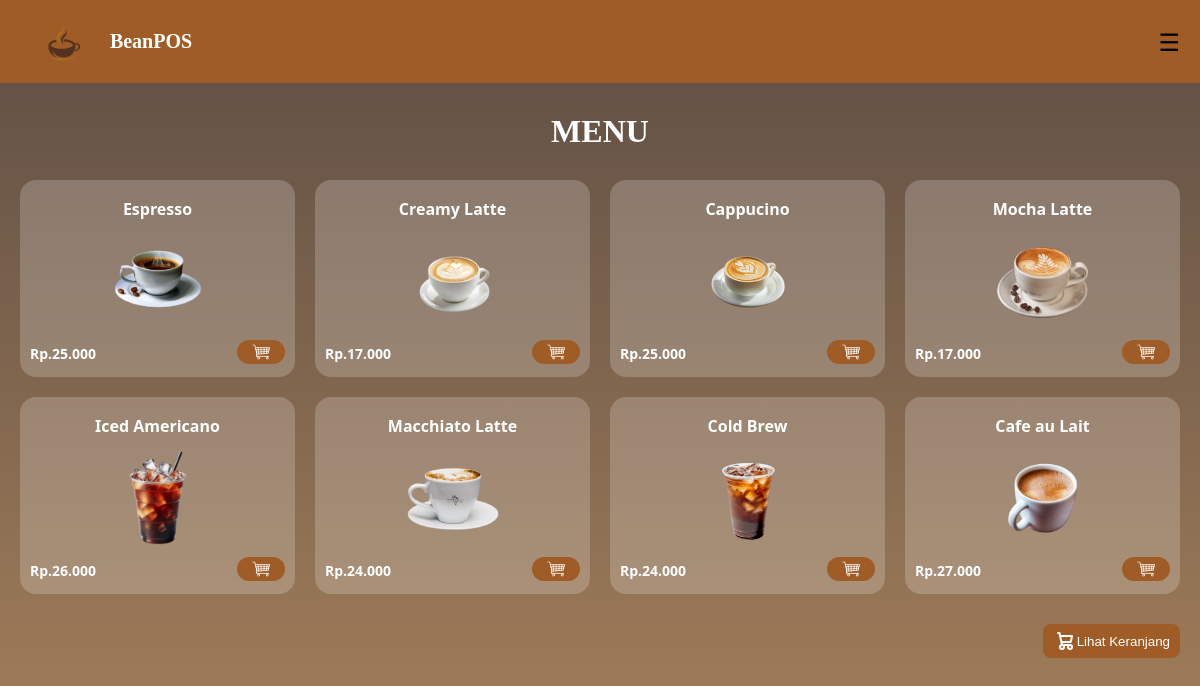
Page /menu.php on the committed database.
### tables this page shows
CREATE TABLE `tb_produk` (
  `gambar` varchar(50) NOT NULL,
  `id_produk` int(10) NOT NULL,
  `nama_produk` varchar(25) NOT NULL,
  `harga_produk` int(10) NOT NULL,
  `stok_produk` int(10) NOT NULL
);

### menu.php (the view, shortened to what this page needs)
<?php
include 'koneksi.php';
$result = mysqli_query($db, "SELECT * FROM tb_produk");
?>
<!DOCTYPE html>
<html lang="en">
<head>
</head>
<body>
  <header>
    <div class="logo">
      <img src="./Images/logo.png" alt="BeanPOS Logo">
      <h3>BeanPOS</h3>
    </div>
    <label for="sidebar-toggle" class="menu-icon">&#9776;</label>
  </header>
  <main>
    <div class="menu-container">
      <h3>MENU</h3>
      <?php while ($row = mysqli_fetch_assoc($result)) : ?>
        <form action="" method="post">
          <div class="menu-items">
            <h4><?php echo $row['nama_produk']; ?></h4>
            <img src="./Images/<?php echo $row['gambar']; ?>" alt="<?php echo $row['nama_produk']; ?>" class="product">
            <div class="add-cart">
              <span>Rp.<?php echo number_format($row['harga_produk'], 0, ',', '.'); ?></span>
              <button type="submit" style="background: none; border: none; padding: 0;">
                <img src="./Images/cart.png" alt="Add to Cart">
              </button>
            </div>
          </div>
        </form>
      <?php endwhile; ?>
    </div>
    <div class="tombol">
      <a href='cart.php'>
        <button>
Lihat Keranjang</button>
      </a>
    </div>
  </main>
</body>
</html>

### menu.php (style rules this page uses)
body { font-family: 'Segoe UI', sans-serif; background: linear-gradient(to bottom, #5d4d44, #a7825b); margin: 0; min-height: 100vh; }
header { background-color: #a05c26; padding: 10px 20px; display: flex; align-items: center; justify-content: space-between; }
.logo { display: flex; align-items: center; gap: 1px; }
.logo img { height: 50px; width: 100%; }
.logo h3 { color: #fff; font-family: Georgia, serif; font-size: 20px; }
.menu-icon { font-size: 24px; color: #000; cursor: pointer; user-select: none; }
.menu-container { display: grid; grid-template-columns: repeat(4, 1fr); gap: 20px; padding: 20px; max-width: 1200px; margin: auto; }
.menu-container h3 { grid-column: 1 / -1; text-align: center; color: #fff; font-size: 32px; font-weight: bold; font-family: 'Georgia', serif; margin-bottom: 10px; margin-top: 10px; }
.menu-items { background-color: rgba(255, 255, 255, 0.2); border-radius: 16px; padding: 10px; text-align: center; color: white; font-weight: bold; transition: transform 0.2s; display: flex; flex-direction: column; align-items: center; }
.menu-items h4 { margin: 8px 0 4px; }
.menu-items img.product { width: 100px; height: 100px; object-fit: contain; margin: 8px 0; }
.add-cart { margin-top: auto; display: flex; justify-content: space-between; align-items: center; width: 100%; padding: 0 10px; }
.add-cart span { font-size: 14px; margin-right: 45px; }
.add-cart img { width: 48px; height: 24px; background-color: #a05c26; border-radius: 12px; }
.tombol { display: flex; justify-content: end; padding-right: 20px; padding-top: 10px; }
.tombol a button { display: flex; align-items: center; background-color: #a05c26; border: none; border-radius: 8px; color: white; padding: 5px 10px; }
.tombol a { text-decoration: none; }

### rows in the picture
tb_produk: nama_produk "Espresso", gambar+nama_produk (picture), harga_produk "25.000"
tb_produk: nama_produk "Creamy Latte", gambar (picture), harga_produk "17.000"
tb_produk: nama_produk "Cappucino", gambar+nama_produk (picture), harga_produk "25.000"
tb_produk: nama_produk "Mocha Latte", gambar (picture), harga_produk "17.000"
tb_produk: nama_produk "Iced Americano", gambar (picture), harga_produk "26.000"
tb_produk: nama_produk "Macchiato Latte", gambar (picture), harga_produk "24.000"
tb_produk: nama_produk "Cold Brew", gambar (picture), harga_produk "24.000"
tb_produk: nama_produk "Cafe au Lait", gambar (picture), harga_produk "27.000"
